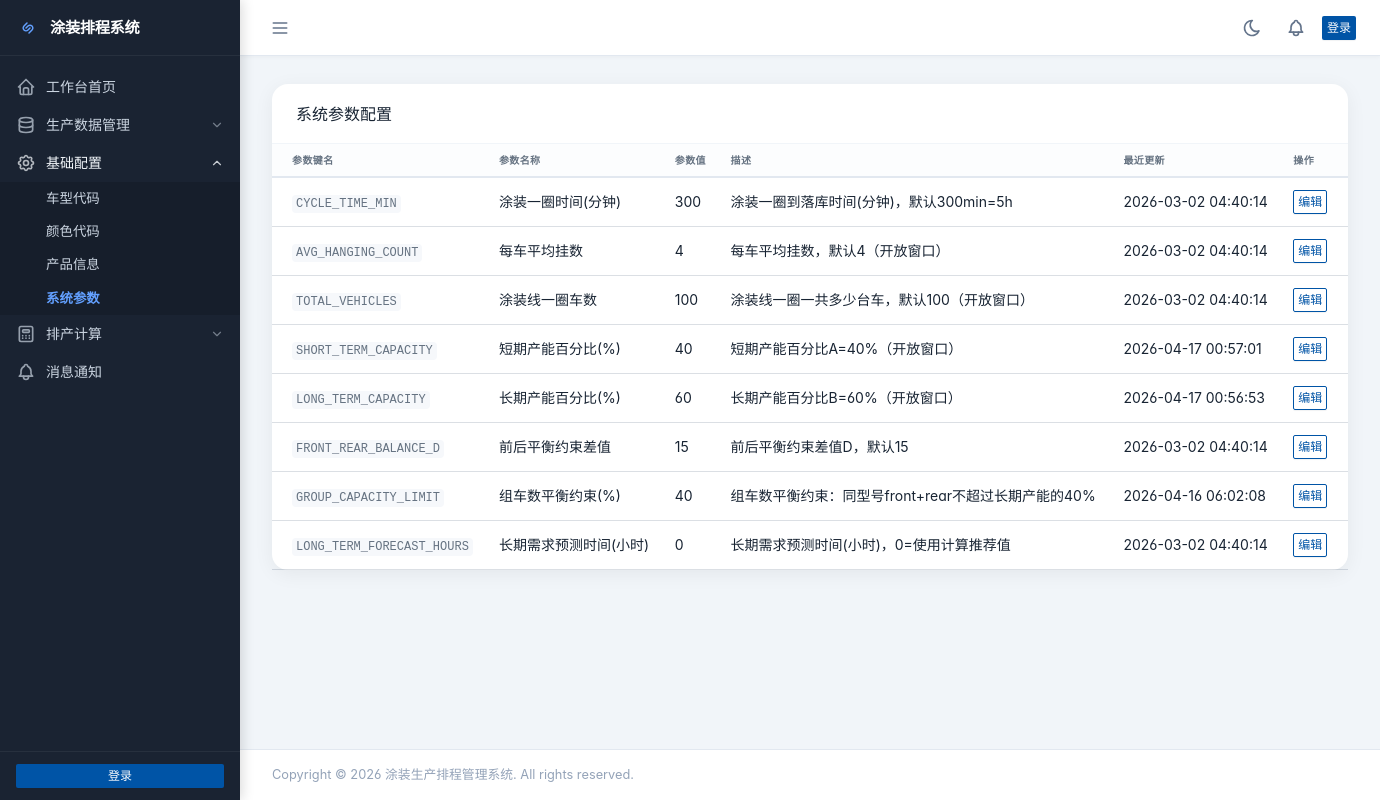
The app's page /data/parameters/ with its own data.
### data/models.py (models this page shows, shortened)
class SystemParameter(models.Model):
    PARAMETER_CHOICES = [
        ('CYCLE_TIME_MIN', '涂装一圈时间(分钟)'),
        ('AVG_HANGING_COUNT', '每车平均挂数'),
        ('TOTAL_VEHICLES', '涂装线一圈车数'),
        ('SHORT_TERM_CAPACITY', '短期产能百分比(%)'),
        ('LONG_TERM_CAPACITY', '长期产能百分比(%)'),
        ('FRONT_REAR_BALANCE_D', '前后平衡约束差值'),
        ('GROUP_CAPACITY_LIMIT', '组车数平衡约束(%)'),
        ('LONG_TERM_FORECAST_HOURS', '长期需求预测时间(小时)'),
    ]
    param_key = models.CharField(max_length=50, choices=PARAMETER_CHOICES, unique=True, verbose_name="参数键")
    param_value = models.CharField(max_length=200, verbose_name="参数值")
    description = models.TextField(blank=True, verbose_name="描述")
    updated_at = models.DateTimeField(auto_now=True, verbose_name="更新时间")
    class Meta:
        verbose_name = "系统参数"
        verbose_name_plural = "系统参数"

### data/views.py (the view)
# urls.py: path('parameters/', views.parameter_list, name='parameters'),
def parameter_list(request):
    from .models import SystemParameter
    parameters = SystemParameter.objects.all()
    return render(request, 'data/parameter_list.html', {
        'parameters': parameters
    })

### painting/context_processors.py (called while the page is built)
def unread_count(request):
    if request.user.is_authenticated:
        unread_count = Notification.objects.filter(user=request.user, is_read=False).count()
    else:
        unread_count = 0
    return {
        'unread_count': unread_count,
    }

### templates/data/parameter_list.html (shortened to what this page needs)
{% extends "base.html" %}
{% load django_bootstrap5 %}
{% block content %}
<div class="row row-cards">
    <div class="col-12">
        <div class="card">
            <div class="card-header">
                <h3 class="card-title">系统参数配置</h3>
            </div>
<div class="table-responsive">
    <table class="table card-table table-vcenter text-nowrap datatable">
        <thead>
            <tr>
                <th>参数键名</th>
                <th>参数名称</th>
                <th>参数值</th>
                <th>描述</th>
                <th>最近更新</th>
                <th>操作</th>
            </tr>
        </thead>
        <tbody>
            {% for item in parameters %}
            <tr>
                <td><code>{{ item.param_key }}</code></td>
                <td>{{ item.get_param_key_display }}</td>
                <td>{{ item.param_value }}</td>
                <td>{{ item.description|default:'-' }}</td>
                <td>{{ item.updated_at|date:"Y-m-d H:i:s" }}</td>
                <td><a href="{% url 'data:parameter_update' item.id %}" class="btn btn-sm btn-outline-primary">编辑</a></td>
            </tr>
            {% empty %}
            <tr>
                <td colspan="6" class="text-center text-muted py-4">暂无数据</td>
            </tr>
            {% endfor %}
        </tbody>
    </table>
</div>
{% endblock %}

### static/css/style.css (style rules this page uses)
:root { --sidebar-width: 240px; --sidebar-bg: #1a2332; --sidebar-text: #cbd5e1; --sidebar-text-hover: #f1f5f9; --sidebar-active-bg: rgba(99, 160, 255, 0.15); --sidebar-active-text: #63a0ff; --sidebar-border: rgba(255,255,255,0.06); --header-height: 56px; --card-shadow: 0 4px 20px rgba(0, 0, 0, 0.06); --card-hover-shadow: 0 8px 30px rgba(0, 0, 0, 0.12); --transition: 0.2s ease; --primary: #206bcb; }
body { font-family: 'Inter Var', 'Microsoft YaHei', -apple-system, BlinkMacSystemFont, sans-serif; background: #f1f5f9; margin: 0; padding: 0; }
.card { border: none; border-radius: 16px; box-shadow: var(--card-shadow); background: #fff; transition: transform var(--transition), box-shadow var(--transition); margin-bottom: 24px; }
.card-header { background: transparent; border-bottom: 1px solid #f1f5f9; padding: 1.1rem 1.5rem; font-weight: 600; }
.table th { background: #f8fafc; color: #475569; font-weight: 600; font-size: 0.75rem; text-transform: uppercase; letter-spacing: 0.4px; border-top: none; border-bottom: 2px solid #e2e8f0; }

### templates/base.html (style rules this page uses)
:root { --tblr-font-sans-serif: 'Inter Var', -apple-system, BlinkMacSystemFont, San Francisco, Segoe UI, Roboto, Helvetica Neue, sans-serif; }
body { font-feature-settings: "cv03", "cv04", "cv11"; }

### records on screen
SystemParameter: param_key "CYCLE_TIME_MIN", param_key "涂装一圈时间(分钟)", param_value "300", description "涂装一圈到落库时间(分钟)，默认300min=5h", updated_at "2026-03-02 04:40:14"
SystemParameter: param_key "AVG_HANGING_COUNT", param_key "每车平均挂数", param_value "4", description "每车平均挂数，默认4（开放窗口）", updated_at "2026-03-02 04:40:14"
SystemParameter: param_key "TOTAL_VEHICLES", param_key "涂装线一圈车数", param_value "100", description "涂装线一圈一共多少台车，默认100（开放窗口）", updated_at "2026-03-02 04:40:14"
SystemParameter: param_key "SHORT_TERM_CAPACITY", param_key "短期产能百分比(%)", param_value "40", description "短期产能百分比A=40%（开放窗口）", updated_at "2026-04-17 00:57:01"
SystemParameter: param_key "LONG_TERM_CAPACITY", param_key "长期产能百分比(%)", param_value "60", description "长期产能百分比B=60%（开放窗口）", updated_at "2026-04-17 00:56:53"
SystemParameter: param_key "FRONT_REAR_BALANCE_D", param_key "前后平衡约束差值", param_value "15", description "前后平衡约束差值D，默认15", updated_at "2026-03-02 04:40:14"
SystemParameter: param_key "GROUP_CAPACITY_LIMIT", param_key "组车数平衡约束(%)", param_value "40", description "组车数平衡约束：同型号front+rear不超过长期产能的40%", updated_at "2026-04-16 06:02:08"
SystemParameter: param_key "LONG_TERM_FORECAST_HOURS", param_key "长期需求预测时间(小时)", param_value "0", description "长期需求预测时间(小时)，0=使用计算推荐值", updated_at "2026-03-02 04:40:14"
